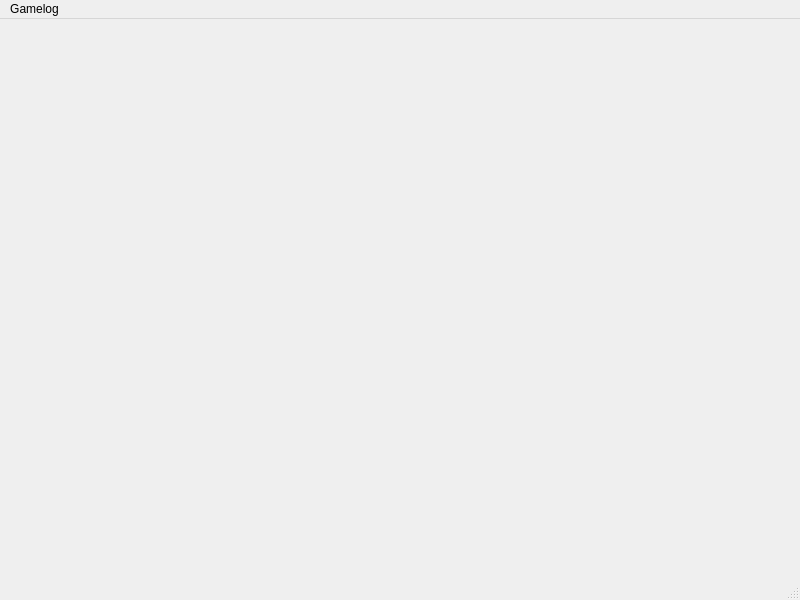
<?xml version="1.0" encoding="UTF-8"?>
<ui version="4.0">
 <class>MainWindow</class>
 <widget class="QMainWindow" name="MainWindow">
  <property name="geometry">
   <rect>
    <x>0</x>
    <y>0</y>
    <width>800</width>
    <height>600</height>
   </rect>
  </property>
  <property name="windowTitle">
   <string>MainWindow</string>
  </property>
  <widget class="QWidget" name="centralwidget"/>
  <widget class="QMenuBar" name="menubar">
   <property name="geometry">
    <rect>
     <x>0</x>
     <y>0</y>
     <width>800</width>
     <height>33</height>
    </rect>
   </property>
   <widget class="QMenu" name="menuGamelog">
    <property name="title">
     <string>Gamelog</string>
    </property>
   </widget>
   <addaction name="menuGamelog"/>
  </widget>
  <widget class="QStatusBar" name="statusbar"/>
 </widget>
 <resources/>
 <connections/>
</ui>
